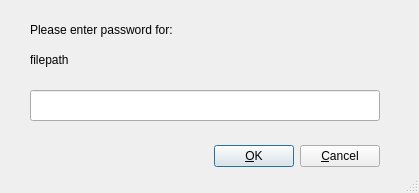
<?xml version="1.0" encoding="UTF-8"?>
<ui version="4.0" stdsetdef="1">
  <author></author>
  <comment></comment>
  <exportmacro></exportmacro>
  <class>IFileEncryptionPasswordDialog</class>
  <widget class="QDialog" name="IFileEncryptionPasswordDialog">
    <property name="geometry">
      <rect>
        <x>0</x>
        <y>0</y>
        <width>419</width>
        <height>193</height>
      </rect>
    </property>
    <property name="windowTitle">
      <string>File Encryption Password</string>
    </property>
    <property name="sizeGripEnabled">
      <bool>true</bool>
    </property>
    <property name="modal">
      <bool>true</bool>
    </property>
    <widget class="QLabel" name="textLabel1">
      <property name="geometry">
        <rect>
          <x>30</x>
          <y>20</y>
          <width>360</width>
          <height>20</height>
        </rect>
      </property>
      <property name="text">
        <string>Please enter password for:</string>
      </property>
      <property name="wordWrap">
        <bool>false</bool>
      </property>
    </widget>
    <widget class="QLineEdit" name="leFilePassword">
      <property name="geometry">
        <rect>
          <x>30</x>
          <y>90</y>
          <width>350</width>
          <height>31</height>
        </rect>
      </property>
      <property name="echoMode">
        <enum>QLineEdit::Password</enum>
      </property>
    </widget>
    <widget class="QWidget" name="Layout1">
      <property name="geometry">
        <rect>
          <x>80</x>
          <y>140</y>
          <width>300</width>
          <height>32</height>
        </rect>
      </property>
      <layout class="QHBoxLayout">
        <property name="margin">
          <number>0</number>
        </property>
        <property name="spacing">
          <number>6</number>
        </property>
        <item>
          <spacer name="Horizontal Spacing2">
            <property name="sizeHint">
              <size>
                <width>20</width>
                <height>20</height>
              </size>
            </property>
            <property name="sizeType">
              <enum>QSizePolicy::Expanding</enum>
            </property>
            <property name="orientation">
              <enum>Qt::Horizontal</enum>
            </property>
          </spacer>
        </item>
        <item>
          <widget class="QPushButton" name="buttonOk">
            <property name="text">
              <string>&amp;OK</string>
            </property>
            <property name="shortcut">
              <string/>
            </property>
            <property name="autoDefault">
              <bool>true</bool>
            </property>
            <property name="default">
              <bool>true</bool>
            </property>
          </widget>
        </item>
        <item>
          <widget class="QPushButton" name="buttonCancel">
            <property name="text">
              <string>&amp;Cancel</string>
            </property>
            <property name="shortcut">
              <string/>
            </property>
            <property name="autoDefault">
              <bool>true</bool>
            </property>
          </widget>
        </item>
      </layout>
    </widget>
    <widget class="QLabel" name="tlFileName">
      <property name="geometry">
        <rect>
          <x>30</x>
          <y>50</y>
          <width>360</width>
          <height>20</height>
        </rect>
      </property>
      <property name="text">
        <string>filepath</string>
      </property>
      <property name="wordWrap">
        <bool>false</bool>
      </property>
    </widget>
  </widget>
  <layoutdefault spacing="6" margin="11"/>
  <pixmapfunction>qPixmapFromMimeSource</pixmapfunction>
  <connections>
    <connection>
      <sender>buttonOk</sender>
      <signal>clicked()</signal>
      <receiver>IFileEncryptionPasswordDialog</receiver>
      <slot>accept()</slot>
    </connection>
    <connection>
      <sender>buttonCancel</sender>
      <signal>clicked()</signal>
      <receiver>IFileEncryptionPasswordDialog</receiver>
      <slot>reject()</slot>
    </connection>
  </connections>
</ui>
